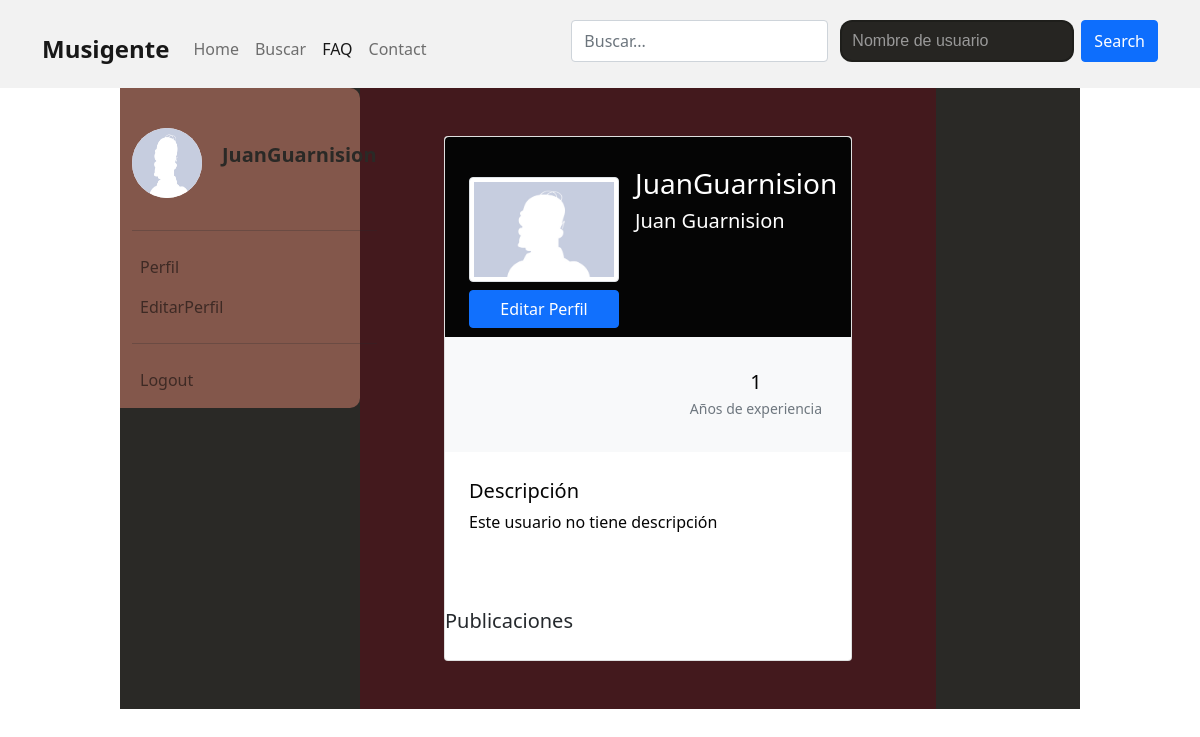
/html/perfil.php?profile=JuanGuarnision (signed in), run on the app's committed database.
### tables this page shows
CREATE TABLE `usuario` (
  `ID` int(11) NOT NULL,
  `Nickname` varchar(40) NOT NULL,
  `email` varchar(40) NOT NULL,
  `Password` varchar(200) NOT NULL,
  `Nombre` varchar(40) NOT NULL,
  `Instrumento` varchar(30) DEFAULT NULL,
  `Apellido1` varchar(40) NOT NULL,
  `Apellido2` varchar(40) DEFAULT NULL,
  `GeneroP` varchar(2) NOT NULL,
  `Genero` varchar(20) NOT NULL,
  `Anos de experiencia` int(11) DEFAULT NULL,
  `IdGrupo` int(11) DEFAULT NULL,
  `IdDomicilio` int(11) NOT NULL,
  `Descripcion` text DEFAULT NULL,
  `ImagenDePerfil` varchar(60) NOT NULL DEFAULT 'predeterminadoA6RJ45B.jpg'
);

### html/perfil.php (the view, shortened to what this page needs)
<html lang="es">
<head>
    <link href="https://cdn.jsdelivr.net/npm/bootstrap@5.1.3/dist/css/bootstrap.min.css" rel="stylesheet">
</head>
<body>
    <nav class="navbar navbar-light navbar-expand-xl navbar-fixed-top navigation-clean-button" style="background-color:#F2F2F2;border-radius: 20;border-top-left-radius: 20; padding-top: 20px; padding-bottom: 10px;">
        <div class="container"><button class="navbar-toggler" data-bs-toggle="collapse" data-bs-target="#navcol-2"><span class="visually-hidden">Toggle navigation</span><span class="navbar-toggler-icon"></span></button>
            <div style="font-weight: bold;"><a class="navbar-brand" href="#"><span style="font-size: larger">Musigente</span></a></div>
            <div id="navcol-2" class="collapse navbar-collapse" style="color: rgb(255,255,255); justify-content: space-between">
                <ul class="navbar-nav">
                    <li class="nav-item"><a class="nav-link" href="./Principal.php">Home </a></li>
                    <li class="nav-item"><a class="nav-link" href="./busqueda.php">Buscar</a></li>
                    <li class="nav-item"><a class="nav-link active" href="./faq.php">FAQ</a></li>
                    <li class="nav-item"><a class="nav-link" href="./Contact.php">Contact </a></li>
                </ul>
                <ul class="nav navbar-nav">
                    <li class="nav-item">
                        <form class="form-inline my-2 my-lg-0" action="./busqueda.php">
                            <div class="input-group mb-3">
                                <input type="text" id="valor" name="valor" class="form-control rounded mx-sm-1" placeholder="Buscar...">
                                <div class="content-select mx-sm-2">
                                    <select id="campo" name="campo">
                                        <option value="Nickname">Nombre de usuario</option>
                                    </select>
                                </div>
                                <button class="btn btn-primary my-2 my-sm-0 rounded" type="submit">Search</button>
                            </div>
                        </form>
                    </li>
                </ul>
            </div>
        </div>
    </nav>
    <div class="d-flex fondo-bonico">
        <aside class="col-md-1 col-lg-3" style="height: 50%; background-color: #815448; border-radius: 0 10px 10px 0;">
            <nav class="navbar navbar-light navbar-expand-md d-flex d-xl-flex flex-column flex-grow-0 justify-content-start justify-content-xl-start align-items-xl-start">
                <div class="container-fluid">
                    <ul class="navbar-nav flex-column">
                        <div id="navcol-3" class="collapse navbar-collapse " style="color: black">
                            <ul class="navbar-nav">
                                <li class="nav-item">
                                    <p class="nav-link" href="#" id="navbarDropdownMenuLink" role="button" data-bs-toggle="dropdown" aria-expanded="false">
                                    <div style="display: flex; justify-content: center; align-items: center;">
                                        <?php
                                        require("../php/conexion.php");
                                        $consulta = "SELECT ImagenDePerfil FROM usuario WHERE Nickname = '" . $_SESSION['username'] . "'";
                                        $resultado = mysqli_query($conexion, $consulta);
                                        $fila = mysqli_fetch_array($resultado);
                                        $imagen = $fila['ImagenDePerfil'];
                                        echo "<img class='img img-responsive rounded-circle' src='../img/usuarios/$imagen' alt='Imagen de perfil' style='width: 70px; height: 70px; margin-right: 20px; background-color: white'>";
                                        echo "<p class='fs-5 fw-bold' style='color: #262522'>" . $_SESSION['username'] . "</p>";
                                        ?>
                                    </div>
                                    </p>
                                </li>
                            </ul>
                        </div>
                        <hr>
                        <?php
                        echo "<li class='nav-item'><a class='nav-link' href='./perfil.php?profile=" . $_SESSION['username'] . "''>Perfil</a></li>"
                        ?>
                        <li class="nav-item"><a class="nav-link" href="./EditarPerfil.php">EditarPerfil</a></li>
                        <hr>
                        <li class="nav-item"><a class="nav-link" href="../php/LogOut.php">Logout</a></li>
                    </ul>
                </div>
            </nav>
        </aside>
        <main style="width: 60%;">
            <?php
            if (isset($_GET['profile'])) {
                require("../php/conexion.php");
                $nombre = $_GET['profile'];
                $sql = "SELECT `ID`, `Nickname`, `email`, `Nombre`, `Instrumento`, `Apellido1`, `Apellido2`, `GeneroP`, `Genero`, `Anos de experiencia`, `IdGrupo`, `IdDomicilio`, `Descripcion`, `ImagenDePerfil`
                    FROM `usuario` WHERE nickname = '$nombre'";
                $result = mysqli_query($conexion, $sql);
                $row = mysqli_fetch_assoc($result);
                $idPerfil = $row['ID'];
                $usuario = $row['Nickname'];
                $nombre = $row['Nombre'];
                $apellido1 = $row['Apellido1'];
                $experiencia = $row['Anos de experiencia'];
                $descripcion = $row['Descripcion'];
                $imagen = $row['ImagenDePerfil'];
                $sql = "Select `ID` from `usuario` where Nickname ='" . $_SESSION['username'] . "' ;";
                $resultado = mysqli_query($conexion, $sql);
                $row = mysqli_fetch_assoc($resultado);
                $idSesion = $row['ID'];
                $sql = "Select `id_relacion` from `amigos` where id_relacion= (Select `id_relacion` from `amigos` where id_usuario1='$idSesion' and id_usuario2= '$idPerfil') or id_relacion=(Select `id_relacion` from `amigos` where id_usuario1='$idPerfil' and id_usuario2= '$idSesion')  ";
                $resultado = mysqli_query($conexion, $sql);
                $row = mysqli_fetch_assoc($resultado);
                if (isset($row['id_relacion'])) {
                    $idAmiwis = $row['id_relacion'];
                } else {
                    $idAmiwis = 0;
                }
                echo "<section class='h-100' style='background-color: #401519'>
                    <div class='container py-5 h-100'>
                    <div class='row d-flex justify-content-center align-items-center h-100'>
                    <div class='col col-lg-11 col-xl-9'>
                    <div class='card'>
                        <div class='rounded-top text-white d-flex flex-row' style='background-color: #000; height:200px;'>
                            <div class='ms-4 mt-3 d-flex flex-column' style='width: 150px;'>
                                <img src='../img/usuarios/" . $imagen . "'
                                alt='Generic placeholder image' class='img-fluid img-thumbnail mt-4 mb-2'
                                style='width: 150px; z-index: 1'>";
                if ($_SESSION['username'] == $_GET['profile']) {
                    echo "<a href='./editarPerfil.php' type='button' class='btn btn-primary' data-mdb-ripple-color='dark'
                                    style='z-index: 1;'>Editar Perfil</a>";
                } else if ($idAmiwis > 0) {
                    echo "<a href='../php/DesSeguir.php' class='btn btn-light ' data-mdb-ripple-color='dark'
                                    style='z-index: 1;' role='button'>
                                            Siguiendo
                                           </a>";
                } else {
                    echo "<a href='../php/HacerAmigos.php' class='btn btn-primary ' data-mdb-ripple-color='dark'
                                    style='z-index: 1;' role='button'>
                                            Seguir
                                           </a>";
                }
                echo "</div>
                            <div class='ms-3' style='margin-top: 30px;'>
                                <h3>" . $usuario . "</h3>
                                <h5>" . $nombre . " " . $apellido1;
                echo "</h5>
                            </div>
                            </div>
                            <div class='p-4 text-black' style='background-color: #f8f9fa;'>
                            <div class='d-flex justify-content-end text-center py-1'>";
                if ($experiencia != null or $experiencia != 0) {
                    echo "<div style='margin: 5px'>
                                <p class='mb-1 h5'>" . $experiencia . "</p>
                                <p class='small text-muted mb-0'>Años de experiencia </p>
                                </div>";
                }
                echo "</div>
                            </div>
                            <div class='card-body p-4 text-black'>
                            <div class='mb-5'>
                                <p class='lead fw-normal mb-1'>Descripción</p>";
                if ($descripcion != null) {
                    echo "<p>" . $descripcion . "</p>";
                } else {
                    echo "<p>Este usuario no tiene descripción</p>";
                }
                echo "</div>
                            </div>
                            <div class='d-flex justify-content-between align-items-center mb-4'>
                                <p class='lead fw-normal mb-0'>Publicaciones</p>
                            </div>";
                echo "</div>
                        </div>
                        </div>
                    </div>
                    </div>
                </section>";
            }
            ?>
</body>
</html>

### html/perfil.php (style rules this page uses)
.fondo-bonico { background-color: #262522; margin: 0 10% 0 10%; opacity: 0.98; }
main { opacity: 1; }
body { background-image: url("../img/resources/john-matychuk-gUK3lA3K7Yo-unsplash.jpg"); background-size: cover; background-repeat: no-repeat; background-attachment: fixed; background-position: center; }
.content-input input, .content-select select { appearance: none; -webkit-appearance: none; -moz-appearance: none; }
.content-select select { appearance: none; -webkit-appearance: none; -moz-appearance: none; }
.content-select { max-width: 250px; position: relative; }
.content-select select { display: inline-block; width: 100%; cursor: pointer; padding: 7px 10px; height: 42px; outline: 0; border: 0; border-radius: 0; background: #262522; color: #7b7b7b; font-size: 1em; color: #999; font-family: 'Quicksand', sans-serif; border: 2px solid rgba(0, 0, 0, 0.2); border-radius: 12px; position: relative; transition: all 0.25s ease; }

### data on the page
usuario: ImagenDePerfil (picture), Nickname "JuanGuarnision", Nombre "Juan", Apellido1 "Guarnision", Anos de experiencia "1"

### other printed values
$_SESSION['username'] "JuanGuarnision"
